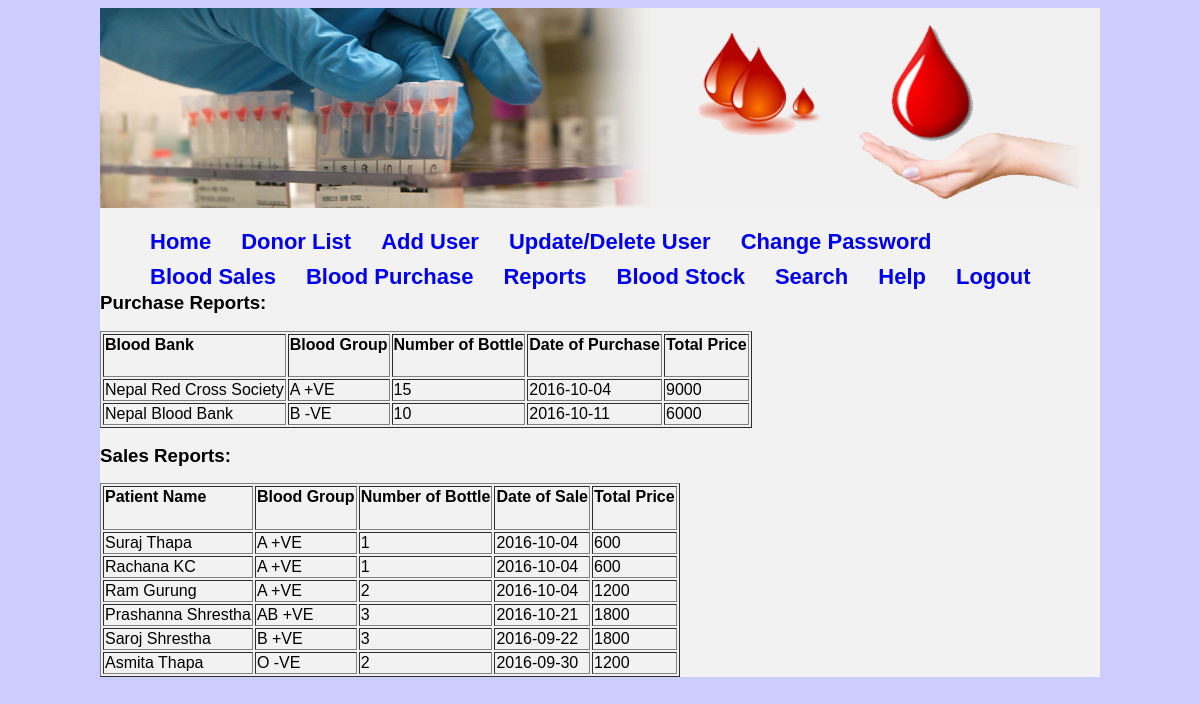
The app's page /reports.php with its own data.
### tables this page shows
CREATE TABLE IF NOT EXISTS `blood_purchase` (
`ID` int(11) NOT NULL,
  `Blood_Bank` varchar(50) NOT NULL,
  `Blood_Group` varchar(20) NOT NULL,
  `Number_Bottle` varchar(20) NOT NULL,
  `Date_Purchase` date NOT NULL,
  `Total_Price` int(20) NOT NULL
);

CREATE TABLE IF NOT EXISTS `blood_sales` (
`ID` int(11) NOT NULL,
  `Patient_Name` varchar(50) NOT NULL,
  `Blood_Group` varchar(10) NOT NULL,
  `Number_Bottle` varchar(50) NOT NULL,
  `Date_Sale` date NOT NULL,
  `Total_Price` int(20) NOT NULL
);

### reports.php (the view, shortened to what this page needs)
<?php
$connection = mysqli_connect("localhost","root","","bbms");
?>
<html>
<head>
<link type="text/css" rel="stylesheet" href="style.css"/>
</head>
<body>
<div class="wrapper">
 <div class="header">
	<img src="images/banner6.jpg" width="1000" height="200" alt="banner"/>
    </div>
    <div class="navigation2">
    		<ul>
        	<li><a href="admin.php">Home</a></li>
            <li><a href="DonorList2.php">Donor List</a></li>
            <li><a href="AddUser.php">Add User</a></li>
            <li><a href="Delete.php">Update/Delete User</a></li>
            <li><a href="changepassword1.php">Change Password</a></li>
            <li><a href="sales.php">Blood Sales</a></li>
            <li><a href="purchase.php">Blood Purchase</a></li>
            <li><a href="reports.php">Reports</a></li>
            <li><a href="stock.php">Blood Stock</a></li>
            <li><a href="search.php">Search</a></li>
            <li><a href="help2.php">Help</a></li>
            <li><a href="logout.php">Logout</a></li>
            </ul>
            </div>
           		<table>
                <table border="1">
                <td><h4>Blood Bank</h4></td>
                <td><h4>Blood Group</h4></td>
                <td><h4>Number of Bottle</h4></td>
                <td><h4>Date of Purchase</h4></td>
                <td><h4>Total Price</h4></td>
        <?php
	   $query2 = "select * from `blood_purchase`";
	   $result = mysqli_query($connection, $query2);
	   while($data = mysqli_fetch_array($result))
	   {
	   ?>
       <tr>
       <td><?php echo $data['Blood_Bank']; ?></td>
       <td><?php echo $data['Blood_Group']; ?></td>
       <td><?php echo $data['Number_Bottle']; ?></td>
       <td><?php echo $data['Date_Purchase']; ?></td>
       <td><?php echo $data['Total_Price']; ?></td>
      <?php
	   }
	   ?>
        <h3>Purchase Reports:</h3>
        	 <table border="1">
                </tr>
                <td><h4>Patient Name</h4></td>
                <td><h4>Blood Group</h4></td>
                <td><h4>Number of Bottle</h4></td>
                <td><h4>Date of Sale</h4></td>
                <td><h4>Total Price</h4></td>
                </tr>
        <?php
	   $query2 = "select * from `blood_sales`";
	   $result = mysqli_query($connection, $query2);
	   while($data = mysqli_fetch_array($result))
	   {
	   ?>
       <tr>
       <td><?php echo $data['Patient_Name']; ?></td>
       <td><?php echo $data['Blood_Group']; ?></td>
       <td><?php echo $data['Number_Bottle']; ?></td>
       <td><?php echo $data['Date_Sale']; ?></td>
       <td><?php echo $data['Total_Price']; ?></td>
      <?php
	   }
	   ?>
 <h3>Sales Reports:</h3>
</table>
</div>
</body>
</html>

### style.css (style rules this page uses)
body { background-color:#CCF; }
body { font-size:16px; line-height:18px; font-family:arial }
.wrapper { width:1000px; margin:0 auto; background:#f2f2f2; }
.navigation2 li { display:block; float: left; }
.navigation2 li a { font-size: 22px; line-height: 35px; padding-left:10px; text-decoration: none; float:left; }
.navigation2 li { border-radius:10px; text-decoration:none; font-size:10px; font-weight:bold; padding-right:20px; }

### records on screen
blood_purchase: Blood_Bank "Nepal Red Cross Society", Blood_Group "A +VE", Number_Bottle "15", Date_Purchase "2016-10-04", Total_Price "9000"
blood_purchase: Blood_Bank "Nepal Blood Bank", Blood_Group "B -VE", Number_Bottle "10", Date_Purchase "2016-10-11", Total_Price "6000"
blood_sales: Patient_Name "Suraj Thapa", Blood_Group "A +VE", Number_Bottle "1", Date_Sale "2016-10-04", Total_Price "600"
blood_sales: Patient_Name "Rachana KC", Blood_Group "A +VE", Number_Bottle "1", Date_Sale "2016-10-04", Total_Price "600"
blood_sales: Patient_Name "Ram Gurung", Blood_Group "A +VE", Number_Bottle "2", Date_Sale "2016-10-04", Total_Price "1200"
blood_sales: Patient_Name "Prashanna Shrestha", Blood_Group "AB +VE", Number_Bottle "3", Date_Sale "2016-10-21", Total_Price "1800"
blood_sales: Patient_Name "Saroj Shrestha", Blood_Group "B +VE", Number_Bottle "3", Date_Sale "2016-09-22", Total_Price "1800"
blood_sales: Patient_Name "Asmita Thapa", Blood_Group "O -VE", Number_Bottle "2", Date_Sale "2016-09-30", Total_Price "1200"
